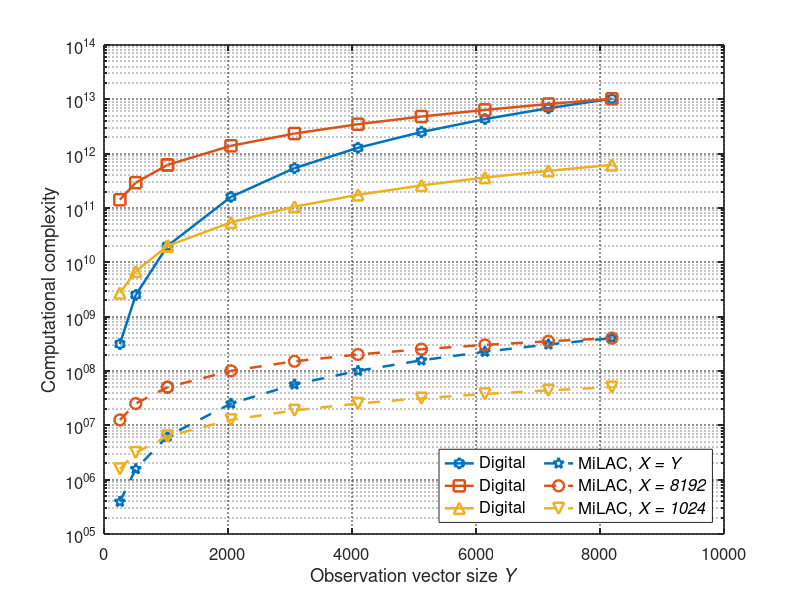

Reproduce this figure in MATLAB. (Note: this script raises an error after producing the figure.)
% Plot the computational complexity (i.e. number of real operations) to compute the LMMSE estimator

clear; clc;

% Parameters
Ys = [256,512,1024,1024:1024:1024*8];
Xs = [1024,1024*8];

digital = zeros(length(Xs)+1,length(Ys));
analog = zeros(length(Xs)+1,length(Ys));
for iX = 1:length(Xs)
    X = Xs(iX);
    digital(iX,:) = min(8*Ys.*X.^2 + 8*Ys.^2.*X + 8*Ys.^3/3, 8*X.*Ys.^2 + 8*X.^2.*Ys + 8*X.^3/3);
    analog(iX,:) = 6*X*Ys;
end
digital(end,:) = 8*Ys.^3 + 8*Ys.^3 + 8*Ys.^3/3;
analog(end,:) = 6*Ys.^2;

%% Plot
figure('defaultaxesfontsize',12)
LineW = 1.8; MarkS = 8;
semilogy(Ys,digital(3,:),'-h','linewidth',LineW,'MarkerSize',MarkS,'DisplayName','Digital')
hold on;
semilogy(Ys,digital(2,:),'-s','linewidth',LineW,'MarkerSize',MarkS,'DisplayName','Digital')
semilogy(Ys,digital(1,:),'-^','linewidth',LineW,'MarkerSize',MarkS,'DisplayName','Digital')
set(gca,'ColorOrderIndex',1);
semilogy(Ys,analog(3,:),'--p','linewidth',LineW,'MarkerSize',MarkS,'DisplayName','MiLAC,{\it X = Y}')
semilogy(Ys,analog(2,:),'--o','linewidth',LineW,'MarkerSize',MarkS,'DisplayName','MiLAC,{\it X = 8192}')
semilogy(Ys,analog(1,:),'--v','linewidth',LineW,'MarkerSize',MarkS,'DisplayName','MiLAC,{\it X = 1024}')
grid on;
set(gca,'GridLineStyle',':','GridAlpha',0.5,'LineWidth',1.2);
xlabel('Observation vector size{\it Y}');
ylabel('Computational complexity');
legend('location','southeast','NumColumns',2,'FontSize',12);
ax = gca;
ax.XTick = 0:1024:1024*8;
ax.XLim = [0 max(Ys)];
ax.YTick = 10.^(1:2:20);
ax.YLim = [1e5 3e13];
set(gcf, 'Color', [1,1,1]);
set(gca, 'LineWidth',1.5);
